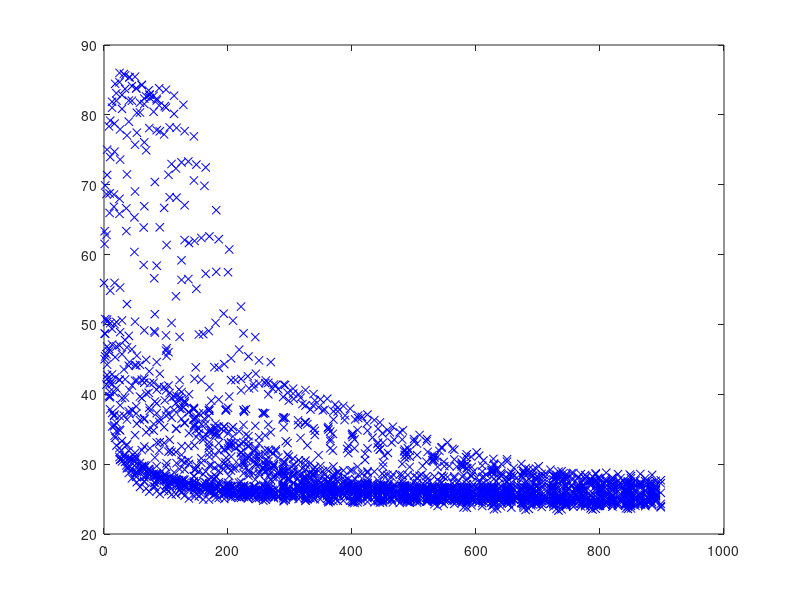

Here is the MATLAB script that generated this plot:
%{

This script plotted temperature vs distance to see if it follows an
    exponential distribution roughly

Future:
    - focus on points eminating from center in only one direction
    - plot the contour lines to 
        see their shapes and see if they are
        circular

%}

load('tempData.mat');

centerPtInVol = [58 54 23];
curRadius = 30;

%tempImage = currentThermalMap(:,:,centerPtInVol(3));
centR = centerPtInVol(1); centC = centerPtInVol(2);
numR = size(tempImage,2);
numC = size(tempImage,1);
[rr, cc] = meshgrid(1:numR,1:numC);

distanceMat = (rr-centR).^2 + (cc-centC).^2;
distances = distanceMat(:);
tempsInRegion = tempImage(:); 

indicesInclude = find(distances<curRadius^2);
distancesToInclude = distances(indicesInclude);
tempsToInclude = tempsInRegion(indicesInclude);

figure
plot(distancesToInclude,tempsToInclude,'bx');